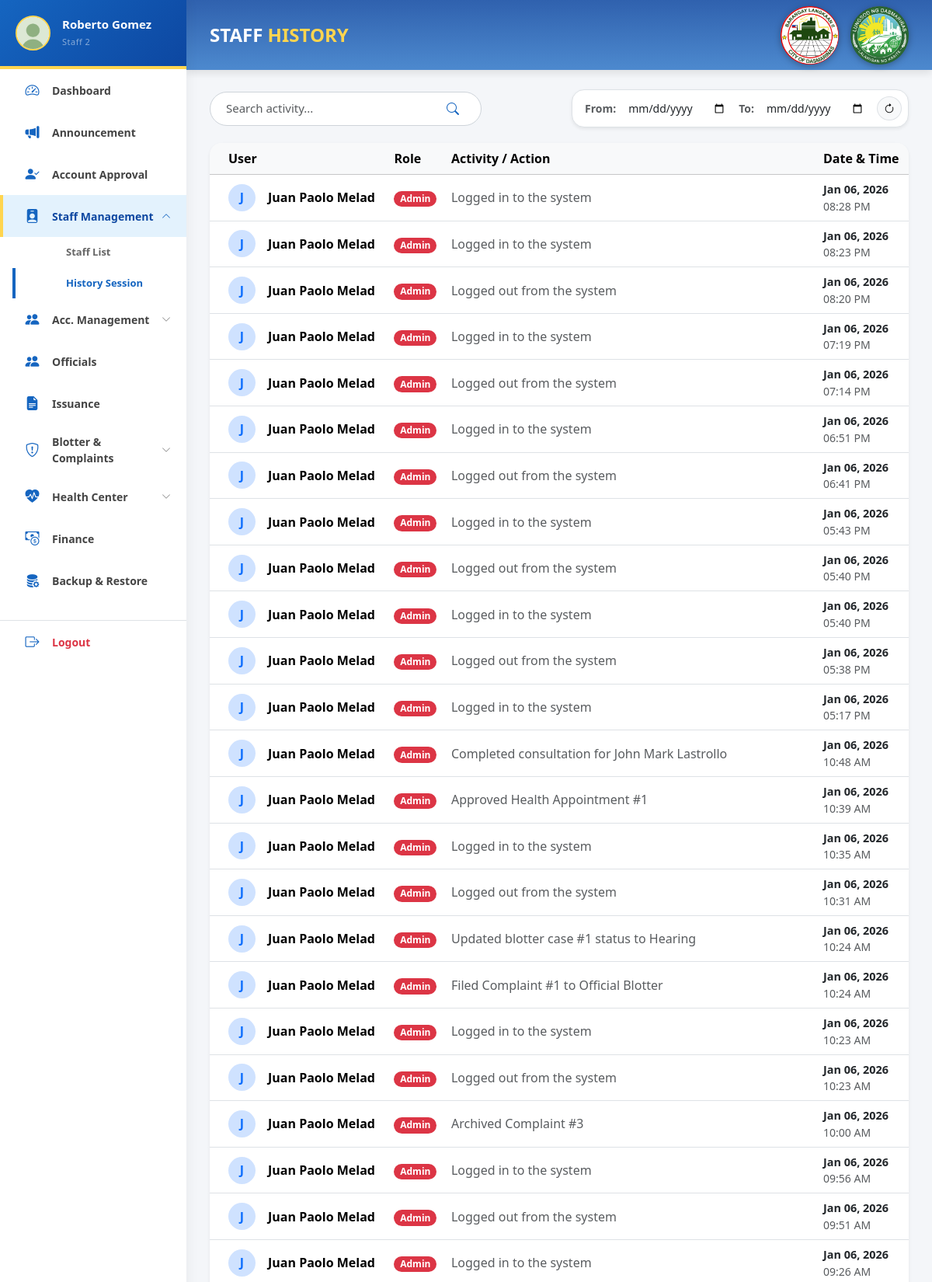
Page /pages/admin/staff_history.php (signed in, upper part) on the committed database.
### tables this page shows
CREATE TABLE `users` (
  `user_id` int(11) NOT NULL,
  `email` varchar(150) NOT NULL,
  `position` varchar(100) DEFAULT NULL,
  `password` varchar(255) NOT NULL,
  `first_name` varchar(100) NOT NULL,
  `last_name` varchar(100) NOT NULL,
  `role` enum('Admin','Staff','Resident') NOT NULL DEFAULT 'Resident',
  `status` enum('Active','Inactive','Pending','Rejected') NOT NULL DEFAULT 'Pending',
  `created_at` timestamp NOT NULL DEFAULT current_timestamp()
);

CREATE TABLE `history_logs` (
  `log_id` int(11) NOT NULL,
  `user_id` int(11) DEFAULT NULL,
  `action` varchar(255) NOT NULL,
  `timestamp` datetime DEFAULT current_timestamp()
);

### pages/admin/staff_history.php (the view, shortened to what this page needs)
<?php
require_once '../../backend/db_connect.php';
try {
    $stmt = $conn->prepare("
        SELECT h.*, u.first_name, u.last_name, u.role
        FROM history_logs h
        JOIN users u ON h.user_id = u.user_id
        WHERE u.role IN ('Admin', 'Staff')
        ORDER BY h.timestamp DESC
    ");
    $stmt->execute();
    $logs = $stmt->fetchAll(PDO::FETCH_ASSOC);
} catch (PDOException $e) {
    $logs = [];
}
?>
<!DOCTYPE html>
<html lang="en">
<head>
    <link href="../../css/bootstrap.min.css" rel="stylesheet">
    <link rel="stylesheet" href="https://cdn.jsdelivr.net/npm/bootstrap-icons@1.11.1/font/bootstrap-icons.css">
    <link rel="stylesheet" href="../../css/admin.css">
    <link rel="stylesheet" href="../../css/sidebar.css" />
</head>
<body>
    <?php include '../../includes/sidebar.php'; ?>
    <div id="main-content">
        <div class="header">
            <h1 class="header-title">STAFF <span class="green">HISTORY</span></h1>
            <div class="header-logos">
                <img src="../../assets/img/Langkaan 2 Logo-modified.png">
                <img src="../../assets/img/dasma logo-modified.png">
            </div>
        </div>
        <div class="content">
            <div class="d-flex justify-content-between align-items-center mb-4 flex-wrap gap-3">
                <div class="search-box">
                    <input type="text" id="logSearch" placeholder="Search activity..." class="form-control shadow-sm" style="border-radius: 20px; width: 300px;">
                    <button type="button"><i class="bi bi-search"></i></button>
                </div>
                <div class="d-flex align-items-center gap-2 bg-white p-2 rounded-4 shadow-sm border">
                    <span class="small fw-bold text-muted ps-2">From:</span>
                    <input type="date" id="startDate" class="form-control form-control-sm border-0">
                    <span class="small fw-bold text-muted">To:</span>
                    <input type="date" id="endDate" class="form-control form-control-sm border-0">
                    <button class="btn btn-light btn-sm rounded-circle border" id="resetFilters" title="Reset Filters">
                        <i class="bi bi-arrow-clockwise"></i>
                    </button>
                </div>
            </div>
            <div class="card shadow-sm border-0 rounded-4 overflow-hidden">
                <div class="card-body p-0">
                    <div class="table-responsive">
                        <table class="table table-hover align-middle mb-0">
                            <thead class="table-light">
                                <tr>
                                    <th class="ps-4">User</th>
                                    <th>Role</th>
                                    <th>Activity / Action</th>
                                    <th>Date & Time</th>
                                </tr>
                            </thead>
                            <tbody id="logsTable">
                                <?php if(empty($logs)): ?>
                                    <tr class="no-logs"><td colspan="4" class="text-center py-4 text-muted">No activity logs found.</td></tr>
                                <?php else: ?>
                                    <?php foreach ($logs as $log): ?>
                                    <tr class="log-row" data-date="<?= date("Y-m-d", strtotime($log['timestamp'])) ?>">
                                        <td class="ps-4 fw-bold">
                                            <div class="d-flex align-items-center">
                                                <div class="bg-primary-subtle text-primary rounded-circle d-flex align-items-center justify-content-center fw-bold me-3" style="width: 35px; height: 35px;">
                                                    <?= strtoupper(substr($log['first_name'], 0, 1)) ?>
                                                </div>
                                                <?= htmlspecialchars($log['first_name'] . ' ' . $log['last_name']) ?>
                                            </div>
                                        </td>
                                        <td>
                                            <?php
                                                $badgeClass = ($log['role'] == 'Admin') ? 'text-bg-danger' : 'text-bg-info';
                                            ?>
                                            <span class="badge rounded-pill <?= $badgeClass ?>"><?= htmlspecialchars($log['role']) ?></span>
                                        </td>
                                        <td class="text-muted"><?= htmlspecialchars($log['action']) ?></td>
                                        <td>
                                            <div class="fw-bold text-dark" style="font-size: 0.9rem;">
                                                <?= date("M d, Y", strtotime($log['timestamp'])) ?>
                                            </div>
                                            <div class="small text-muted">
                                                <?= date("h:i A", strtotime($log['timestamp'])) ?>
                                            </div>
                                        </td>
                                    </tr>
                                    <?php endforeach; ?>
                                <?php endif; ?>
                            </tbody>
                        </table>
                    </div>
                </div>
            </div>
        </div>
    </div>
</body>
</html>

### includes/sidebar.php (shortened to what this page needs)
<?php
$current_page = basename($_SERVER['PHP_SELF']);
$staff_pages    = ['staff_list.php', 'staff_history.php', 'staff_add.php'];
$account_pages  = ['resident_list.php', 'resident_history.php', 'resident_archive.php'];
$issuance_pages = ['manage_issuances.php', 'admin_issuance.php', 'admin_print.php', 'admin_issuance_archive.php'];
$blotter_pages  = ['admin_rec_blotter.php', 'admin_rec_complaints.php', 'admin_rec_blotter_archive.php', 'admin_rec_complaints_archive.php'];
$health_pages   = ['health_dashboard.php', 'patient_records.php'];
$is_staff_active    = in_array($current_page, $staff_pages);
$is_account_active  = in_array($current_page, $account_pages);
$is_issuance_active = in_array($current_page, $issuance_pages);
$is_blotter_active  = in_array($current_page, $blotter_pages);
$is_health_active   = in_array($current_page, $health_pages);
if (isset($_SESSION['user_id'])) {
    if (!isset($admin_user)) {
        if (isset($conn)) {
            $uid = $_SESSION['user_id'];
            $stmtSide = $conn->prepare("SELECT first_name, last_name, position FROM users WHERE user_id = :uid");
            $stmtSide->execute([':uid' => $uid]);
            $resSide = $stmtSide->fetch(PDO::FETCH_ASSOC);
        } else {
            $resSide = null;
        }
    } else {
        $resSide = $admin_user;
    }
    $sideName = ($resSide) ? $resSide['first_name'] . " " . $resSide['last_name'] : "Admin";
    $sidePos  = ($resSide) ? $resSide['position'] : "Administrator";
    $sideImg  = "../../assets/img/profile.jpg";
} else {
    $sideName = "Admin User";
    $sidePos  = "System Admin";
    $sideImg  = "../../assets/img/profile.jpg";
}
?>
<nav id="sidebar">
    <div class="sidebar-header position-relative">
        <div class="admin-profile-img">
            <img src="<?= htmlspecialchars($sideImg) ?>" alt="Admin" style="object-fit: cover;">
        </div>
        <div class="profile-info">
            <h6 class="mb-0 fw-bold text-white"><?= htmlspecialchars($sideName) ?></h6>
            <span class="text-white-50 small"><?= htmlspecialchars($sidePos) ?></span>
        </div>
    </div>
    <div class="sidebar-sticky">
        <ul class="nav flex-column" id="accordionSidebar">
            <li class="nav-item">
                <a class="nav-link <?= $current_page == 'admin_dashboard.php' ? 'active' : '' ?>" href="admin_dashboard.php">
                    <i class="bi bi-speedometer2 me-2"></i> Dashboard
                </a>
            </li>
            <li class="nav-item">
                <a class="nav-link <?= $current_page == 'admin_announcement.php' ? 'active' : '' ?>" href="admin_announcement.php">
                    <i class="bi bi-megaphone-fill me-2"></i> Announcement
                </a>
            </li>
            <li class="nav-item">
                <a class="nav-link <?= $current_page == 'account_approval.php' ? 'active' : '' ?>" href="account_approval.php">
                    <i class="bi bi-person-check-fill me-2"></i> Account Approval
                </a>
            </li>
            <li class="nav-item">
                <a class="nav-link d-flex justify-content-between align-items-center <?= $is_staff_active ? 'active' : 'collapsed' ?>"
                   data-bs-toggle="collapse"
                   href="#staffSubmenu"
                   role="button"
                   aria-expanded="<?= $is_staff_active ? 'true' : 'false' ?>"
                   aria-controls="staffSubmenu">
                    <div><i class="bi bi-person-badge-fill me-2"></i> Staff Management</div>
                    <i class="bi bi-chevron-down small"></i>
                </a>
                <div class="collapse <?= $is_staff_active ? 'show' : '' ?>" id="staffSubmenu" data-bs-parent="#accordionSidebar">
                    <ul class="nav flex-column ms-3 submenu">
                        <li><a class="nav-link small <?= $current_page == 'staff_list.php' ? 'active' : '' ?>" href="staff_list.php">Staff List</a></li>
                        <li><a class="nav-link small <?= $current_page == 'staff_history.php' ? 'active' : '' ?>" href="staff_history.php">History Session</a></li>
                    </ul>
                </div>
            </li>
            <li class="nav-item">
                <a class="nav-link d-flex justify-content-between align-items-center <?= $is_account_active ? 'active' : 'collapsed' ?>"
                   data-bs-toggle="collapse"
                   href="#accountSubmenu"
                   role="button"
                   aria-expanded="<?= $is_account_active ? 'true' : 'false' ?>"
                   aria-controls="accountSubmenu">
                    <div><i class="bi bi-people-fill me-2"></i> Acc. Management</div>
                    <i class="bi bi-chevron-down small"></i>
                </a>
            </li>
            <li class="nav-item">
                <a class="nav-link <?= $current_page == 'admin_officials.php' ? 'active' : '' ?>" href="admin_officials.php">
                    <i class="bi bi-people-fill me-2"></i> Officials
                </a>
            </li>
            <li class="nav-item">
                <a class="nav-link <?= $is_issuance_active ? 'active' : '' ?>" href="manage_issuances.php">
                    <i class="bi bi-file-earmark-text-fill me-2"></i> Issuance
                </a>
            </li>
            <li class="nav-item">
                <a class="nav-link d-flex justify-content-between align-items-center <?= $is_blotter_active ? 'active' : 'collapsed' ?>"
                   data-bs-toggle="collapse"
                   href="#blotterSubmenu"
                   role="button"
                   aria-expanded="<?= $is_blotter_active ? 'true' : 'false' ?>"
                   aria-controls="blotterSubmenu">
                    <div><i class="bi bi-shield-exclamation me-2"></i> Blotter & Complaints</div>
                    <i class="bi bi-chevron-down small"></i>
                </a>
            </li>
            <li class="nav-item">
                <a class="nav-link d-flex justify-content-between align-items-center <?= $is_health_active ? 'active' : 'collapsed' ?>"
                   data-bs-toggle="collapse"
                   href="#healthSubmenu"
                   role="button"
                   aria-expanded="<?= $is_health_active ? 'true' : 'false' ?>"
                   aria-controls="healthSubmenu">
                    <div><i class="bi bi-heart-pulse-fill me-2"></i> Health Center</div>
                    <i class="bi bi-chevron-down small"></i>
                </a>
            </li>
            <li class="nav-item">
                <a class="nav-link <?= $current_page == 'finance_management.php' ? 'active' : '' ?>" href="finance_management.php">
                    <i class="bi bi-cash-coin me-2"></i> Finance
                </a>
            </li>
            <li class="nav-item">
                <a class="nav-link <?= $current_page == 'admin_backup.php' ? 'active' : '' ?>" href="admin_backup.php">
                    <i class="bi bi-database-fill-gear me-2"></i> Backup & Restore
                </a>
            </li>
            <li class="nav-item mt-4 border-top">
                <a class="nav-link text-danger fw-bold" href="#" data-bs-toggle="modal" data-bs-target="#logoutModal">
                    <i class="bi bi-box-arrow-right me-2"></i> Logout
                </a>
            </li>
        </ul>
    </div>
</nav>

### rows in the picture
users: sideName "Roberto Gomez", position "Staff 2"
history_logs: user.first_name "J", user.last_name "Juan Paolo Melad", user.role "Admin", action "Logged in to the system", timestamp "Jan 06, 2026", timestamp "08:28 PM"
history_logs: user.first_name "J", user.last_name "Juan Paolo Melad", user.role "Admin", action "Logged in to the system", timestamp "Jan 06, 2026", timestamp "08:23 PM"
history_logs: user.first_name "J", user.last_name "Juan Paolo Melad", user.role "Admin", action "Logged out from the system", timestamp "Jan 06, 2026", timestamp "08:20 PM"
history_logs: user.first_name "J", user.last_name "Juan Paolo Melad", user.role "Admin", action "Logged in to the system", timestamp "Jan 06, 2026", timestamp "07:19 PM"
history_logs: user.first_name "J", user.last_name "Juan Paolo Melad", user.role "Admin", action "Logged out from the system", timestamp "Jan 06, 2026", timestamp "07:14 PM"
history_logs: user.first_name "J", user.last_name "Juan Paolo Melad", user.role "Admin", action "Logged in to the system", timestamp "Jan 06, 2026", timestamp "06:51 PM"
history_logs: user.first_name "J", user.last_name "Juan Paolo Melad", user.role "Admin", action "Logged out from the system", timestamp "Jan 06, 2026", timestamp "06:41 PM"
history_logs: user.first_name "J", user.last_name "Juan Paolo Melad", user.role "Admin", action "Logged in to the system", timestamp "Jan 06, 2026", timestamp "05:43 PM"
history_logs: user.first_name "J", user.last_name "Juan Paolo Melad", user.role "Admin", action "Logged out from the system", timestamp "Jan 06, 2026", timestamp "05:40 PM"
history_logs: user.first_name "J", user.last_name "Juan Paolo Melad", user.role "Admin", action "Logged in to the system", timestamp "Jan 06, 2026", timestamp "05:40 PM"
history_logs: user.first_name "J", user.last_name "Juan Paolo Melad", user.role "Admin", action "Logged out from the system", timestamp "Jan 06, 2026", timestamp "05:38 PM"
history_logs: user.first_name "J", user.last_name "Juan Paolo Melad", user.role "Admin", action "Logged in to the system", timestamp "Jan 06, 2026", timestamp "05:17 PM"
history_logs: user.first_name "J", user.last_name "Juan Paolo Melad", user.role "Admin", action "Completed consultation for John Mark Lastrollo", timestamp "Jan 06, 2026", timestamp "10:48 AM"
history_logs: user.first_name "J", user.last_name "Juan Paolo Melad", user.role "Admin", action "Approved Health Appointment #1", timestamp "Jan 06, 2026", timestamp "10:39 AM"
history_logs: user.first_name "J", user.last_name "Juan Paolo Melad", user.role "Admin", action "Logged in to the system", timestamp "Jan 06, 2026", timestamp "10:35 AM"
history_logs: user.first_name "J", user.last_name "Juan Paolo Melad", user.role "Admin", action "Logged out from the system", timestamp "Jan 06, 2026", timestamp "10:31 AM"
history_logs: user.first_name "J", user.last_name "Juan Paolo Melad", user.role "Admin", action "Updated blotter case #1 status to Hearing", timestamp "Jan 06, 2026", timestamp "10:24 AM"
history_logs: user.first_name "J", user.last_name "Juan Paolo Melad", user.role "Admin", action "Filed Complaint #1 to Official Blotter", timestamp "Jan 06, 2026", timestamp "10:24 AM"
history_logs: user.first_name "J", user.last_name "Juan Paolo Melad", user.role "Admin", action "Logged in to the system", timestamp "Jan 06, 2026", timestamp "10:23 AM"
history_logs: user.first_name "J", user.last_name "Juan Paolo Melad", user.role "Admin", action "Logged out from the system", timestamp "Jan 06, 2026", timestamp "10:23 AM"
history_logs: user.first_name "J", user.last_name "Juan Paolo Melad", user.role "Admin", action "Archived Complaint #3", timestamp "Jan 06, 2026", timestamp "10:00 AM"
history_logs: user.first_name "J", user.last_name "Juan Paolo Melad", user.role "Admin", action "Logged in to the system", timestamp "Jan 06, 2026", timestamp "09:56 AM"
history_logs: user.first_name "J", user.last_name "Juan Paolo Melad", user.role "Admin", action "Logged out from the system", timestamp "Jan 06, 2026", timestamp "09:51 AM"
history_logs: user.first_name "J", user.last_name "Juan Paolo Melad", user.role "Admin", action "Logged in to the system", timestamp "Jan 06, 2026", timestamp "09:26 AM"
